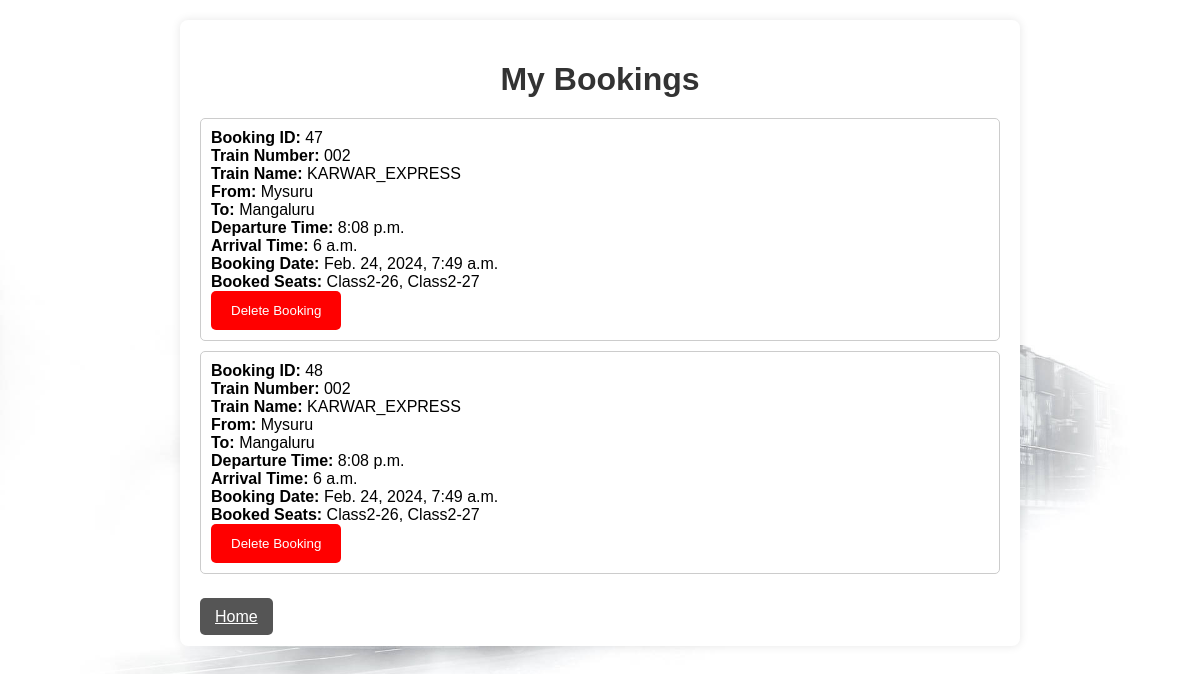
The app's page /booking_list/ (signed in) with its own data.
### train_app/models.py (models this page shows, shortened)
class Bookings(models.Model):
    user = models.ForeignKey(User, related_name='bookings', on_delete=models.CASCADE)
    train = models.ForeignKey(Train, related_name='bookings', on_delete=models.CASCADE)
    seats = JSONField(default=list)  # Store booked seat numbers as JSON array
    booking_date = models.DateTimeField(default=timezone.now)

class Train(models.Model):
    train_number = models.CharField(max_length=50)
    from_location = models.CharField(max_length=100)
    to_location = models.CharField(max_length=100)
    name = models.CharField(max_length=200)
    date = models.DateField(default=date.today)
    dep_time = models.TimeField(default='00:00')
    arr_time = models.TimeField(default='00:00')

### train_app/views.py (the view)
# urls.py: re_path(r'booking_list/', views.booking_list, name='booking_list'),
def booking_list(request):
    user_bookings = Bookings.objects.filter(user=request.user)
    valid_bookings = []
    current_time = datetime.now()
    for booking in user_bookings:
        if booking.train.dep_time > current_time.time() or booking.train.date > current_time.date():
            valid_bookings.append(booking)
    context = {'bookings': valid_bookings}
    return render(request, 'booking_list.html', context)

### Template/booking_list.html (shortened to what this page needs)
<!DOCTYPE html>
{% load static %}
<html lang="en">
<head>
</head>
<body>
    <div class="container">
        <h1>My Bookings</h1>
        {% if bookings %}
            <ul>
                {% for booking in bookings %}
                    <li class="booking">
                        <strong>Booking ID:</strong> {{ booking.id }}<br>
                        <strong>Train Number:</strong> {{ booking.train.train_number }}<br>
                        <strong>Train Name:</strong> {{ booking.train.name }}<br>
                        <strong>From:</strong> {{ booking.train.from_location }}<br>
                        <strong>To:</strong> {{ booking.train.to_location }}<br>
                        <strong>Departure Time:</strong> {{ booking.train.dep_time }}<br>
                        <strong>Arrival Time:</strong> {{ booking.train.arr_time }}<br>
                        <strong>Booking Date:</strong> {{ booking.booking_date }}<br>
                        <strong>Booked Seats:</strong> {{ booking.seats|join:", " }}<br>
                          <form id="deleteForm" action="{% url 'delete_booking' booking.id %}" method="post">
                        <button type="submit" id="del" style="background-color:red;">Delete Booking</button>
        </form>
                    </li>
                {% endfor %}
            </ul>
        {% else %}
            <p>No bookings found.</p>
        {% endif %}
        <br>
          <a href="{% url 'dash' %}" class="btn btn-register">Home</a>
        <br>
    </div>
</body>
</html>

### records on screen
Bookings: id "47", train.train_number "002", train.name "KARWAR_EXPRESS", train.from_location "Mysuru", train.to_location "Mangaluru", train.dep_time "8:08 p.m.", train.arr_time "6 a.m.", booking_date "Feb. 24, 2024, 7:49 a.m.", seats "Class2-26, Class2-27"
Bookings: id "48", train.train_number "002", train.name "KARWAR_EXPRESS", train.from_location "Mysuru", train.to_location "Mangaluru", train.dep_time "8:08 p.m.", train.arr_time "6 a.m.", booking_date "Feb. 24, 2024, 7:49 a.m.", seats "Class2-26, Class2-27"
